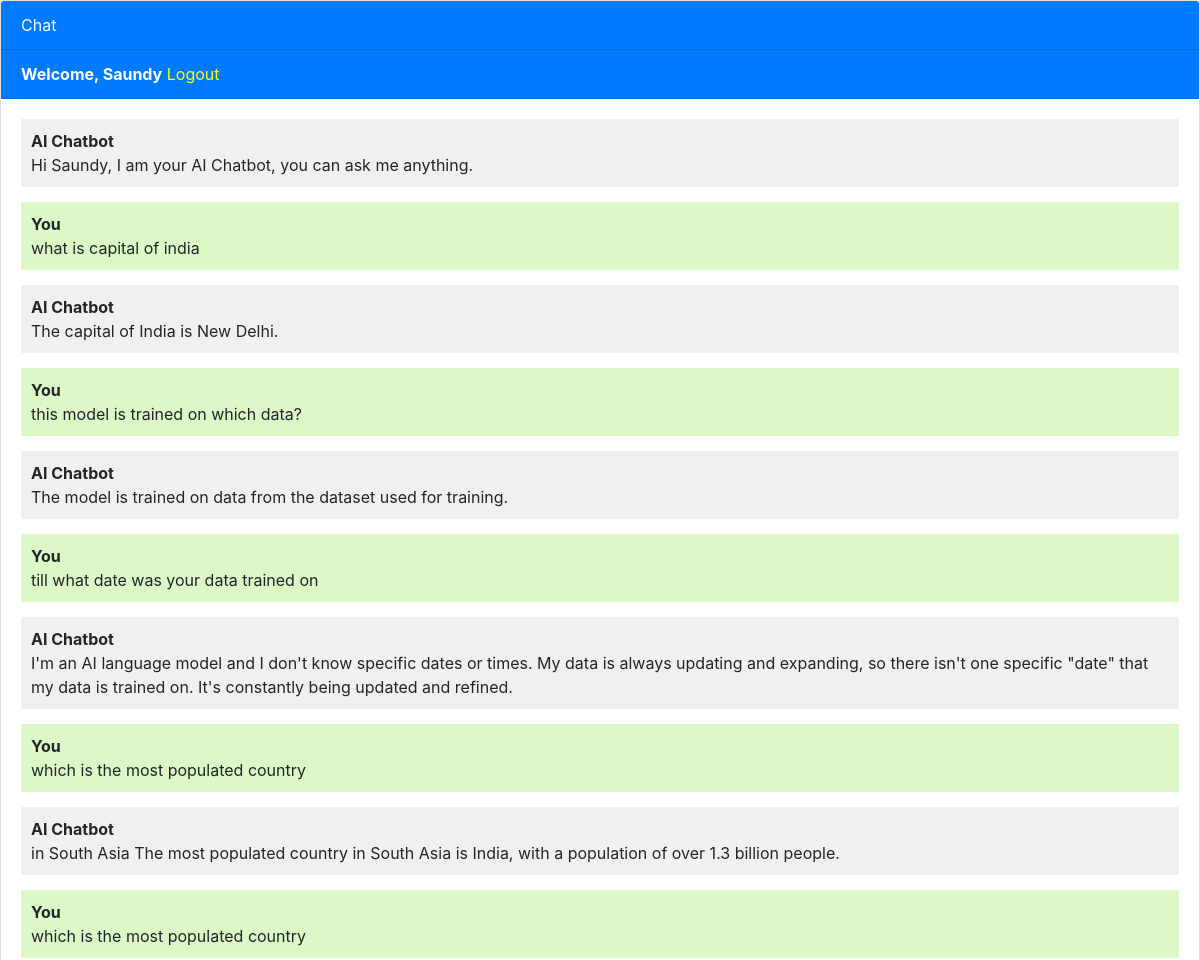
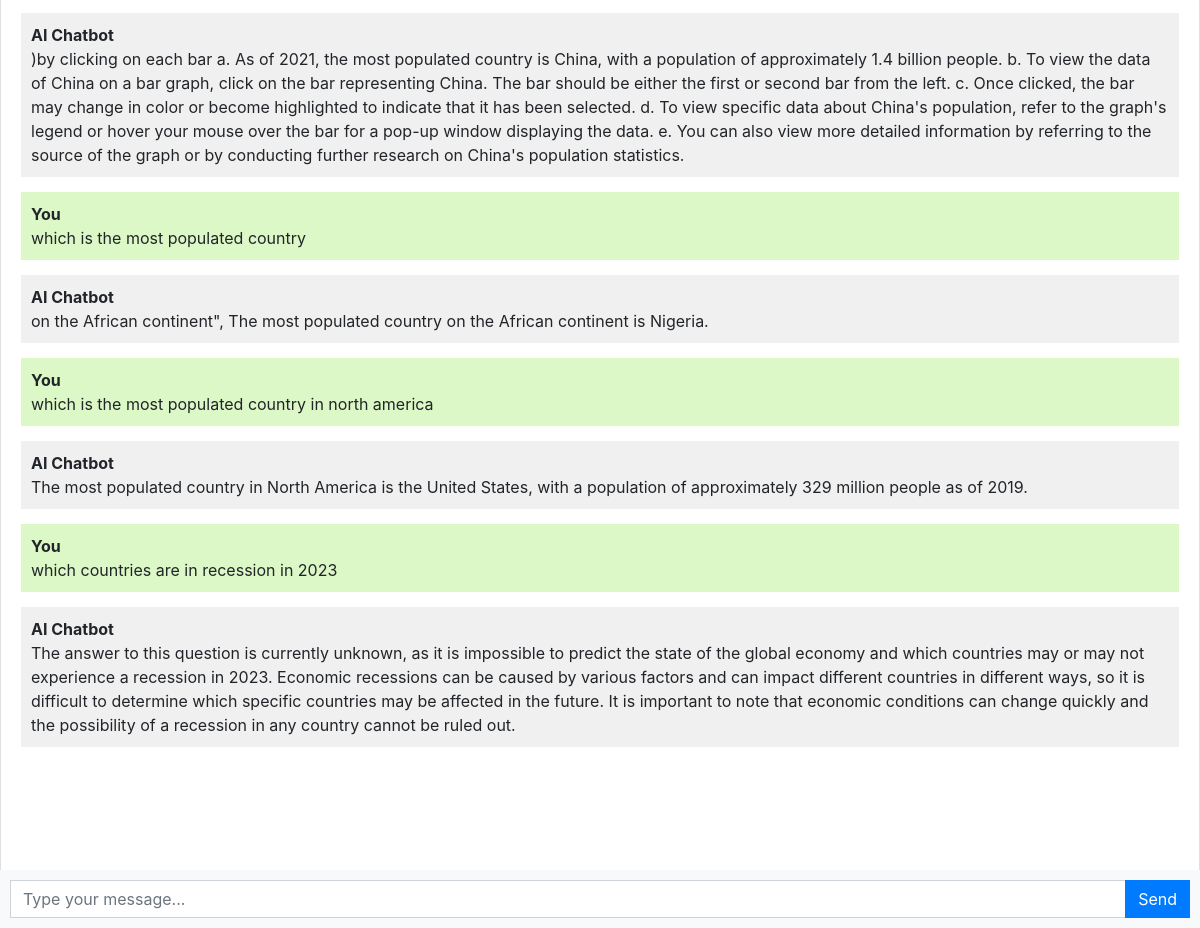
The page / (signed in) on the database its author committed (2 pictures, top to bottom).
### chatbot/models.py (models this page shows, shortened)
class Chat(models.Model):
    user = models.ForeignKey(User, on_delete=models.CASCADE)
    message = models.TextField()
    response = models.TextField()
    created_at = models.DateTimeField(auto_now_add=True)

### chatbot/views.py (the view)
# urls.py: path('',views.chatbot,name='chatbot'),
def chatbot(request):
    chats = Chat.objects.filter(user=request.user.id)
    if request.method == 'POST':
        message = request.POST.get('message')
        response = ask_openai(message)
        chat = Chat(user=request.user, message=message, response=response, created_at=timezone.now())
        chat.save()
        return JsonResponse({'message': message, 'response': response})
    return render(request, 'chatbot.html', {'chats': chats})

### templates/chatbot.html (shortened to what this page needs)
{% extends 'base.html' %}
{% block content %}
<div class="chat-container">
  <div class="card flex-grow-1">
    <div class="card-header bg-primary text-white">Chat</div>
    {% if user.is_authenticated %}
    <div class="card-header bg-primary text-white"><b>Welcome, {{user.username}}</b>   <a style="color: yellow;" href="logout">Logout</a></div>
    {% else %}
    <div class="card-header bg-primary text-white"><a style="color: yellow" href="login">Login</a>   <a style="color: yellow;" href="register">Register</a></div>
    {% endif %}
    <div class="card-body messages-box">
      <ul class="list-unstyled messages-list">
        <li class="message received">
          <div class="message-text">
            <div class="message-sender">
              <b>AI Chatbot</b>
            </div>
            <div class="message-content">
              Hi {{user.username}}, I am your AI Chatbot, you can ask me anything.
            </div>
          </div>
        </li>
        {% for chat in chats %}
          {% if chat.user == request.user %}
            <li class="message sent">
          <div class="message-text">
            <div class="message-sender">
              <b>You</b>
            </div>
            <div class="message-content">
              {{chat.message}}
            </div>
          </div>
        </li>
        <li class="message received">
          <div class="message-text">
            <div class="message-sender">
              <b>AI Chatbot</b>
            </div>
            <div class="message-content">
              {{chat.response}}
            </div>
          </div>
        </li>
          {% endif %}
        {% endfor %}
      </ul>
    </div>
    <br><br>
    <br><br>
    <br><br>
  </div>
  <form class="message-form">
    <div class="input-group">
      <input type="text" class="form-control message-input" placeholder="Type your message...">
      <div class="input-group-append">
        <button type="submit" class="btn btn-primary btn-send">Send</button>
      </div>
    </div>
  </form>
</div>
{% endblock %}

### templates/base.html (shortened to what this page needs)
<!DOCTYPE html>
<html lang="en">
  <head>
    <link rel="stylesheet" href="https://stackpath.bootstrapcdn.com/bootstrap/4.3.1/css/bootstrap.min.css">
  </head>
  <body>
    {% block content %}{% endblock %}
  </body>
</html>

### templates/chatbot.html (style rules this page uses)
body, html { height: 100%; }
.messages-box { flex: 1; overflow-y: auto; }
.messages-list { padding-left: 0; }
.message { margin-bottom: 15px; list-style: none; }
.message-text { padding: 10px; border-radius: 5px; }
.sent { background-color: #dcf8c6; align-self: flex-end; }
.received { background-color: #f1f0f0; align-self: flex-start; }
.message-form { display: flex; position: fixed; bottom: 0; left: 0; right: 0; padding: 10px; background-color: #f8f9fa; }
.message-input { flex: 1; border-radius: 0; border-right: none; }
.btn-send { border-radius: 0; }
.chat-container { height: 100%; display: flex; flex-direction: column; }

### rows shown on the page
Chat: message "what is capital of india", response "The capital of India is New Delhi."
Chat: message "this model is trained on which data?", response "The model is trained on data from the dataset used for training."
Chat: message "till what date was your data trained on", response "I'm an AI language model and I don't know specific dates or times. My data is always updating and expanding, so there isn't one specific \"date\" that my data is trained on. It's constantly being updated and refined."
Chat: message "which is the most populated country", response "in South Asia The most populated country in South Asia is India, with a population of over 1.3 billion people."
Chat: message "which is the most populated country", response ")by clicking on each bar a. As of 2021, the most populated country is China, with a population of approximately 1.4 billion people. b. To view the data of China on a bar graph, click on the bar representing China. The bar should be either the first or second bar from the left. c. Once clicked, the bar may change in color or become highlighted to indicate that it has been selected. d. To view specific data about China's population, refer to the graph's legend or hover your mouse over the bar for a pop-up window displaying the data. e. You can also view more detailed information by referring to the source of the graph or by conducting further research on China's population statistics."
Chat: message "which is the most populated country", response "on the African continent\", The most populated country on the African continent is Nigeria."
Chat: message "which is the most populated country in north america", response "The most populated country in North America is the United States, with a population of approximately 329 million people as of 2019."
Chat: message "which countries are in recession in 2023", response "The answer to this question is currently unknown, as it is impossible to predict the state of the global economy and which countries may or may not experience a recession in 2023. Economic recessions can be caused by various factors and can impact different countries in different ways, so it is difficult to determine which specific countries may be affected in the future. It is important to note that economic conditions can change quickly and the possibility of a recession in any country cannot be ruled out."

### other values the page prints
{{ user.username }} "Saundy"
